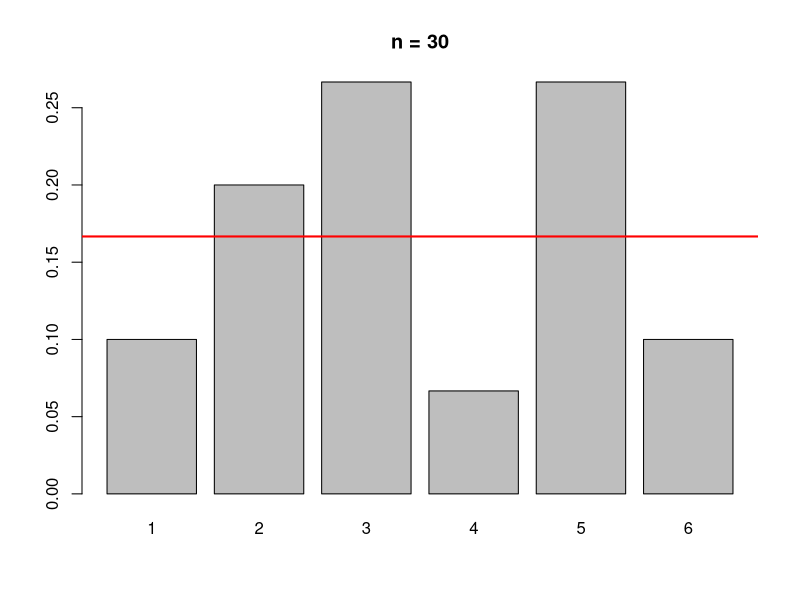
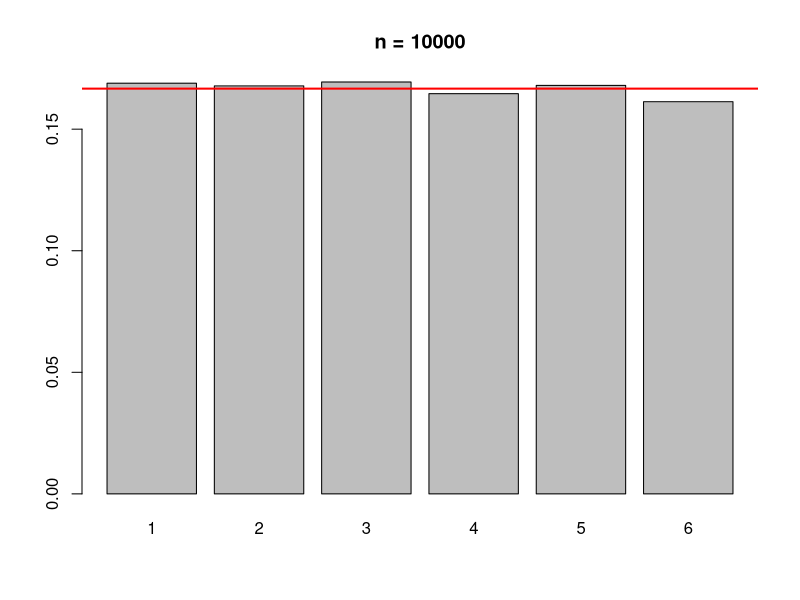

The R source for these figures, in order:
## ---- chunk 1
knitr::opts_chunk$set(echo = TRUE, eval = TRUE)
## ---- chunk 2
2 + 2

sqrt(16)

1 + 2 * 4

(1 + 2) * 4

3 + 5; 3 + 6  # las órdenes se separan por ;

pi  # R conoce pi
## ---- chunk 3
datos <- c(1, 5, 10, 3)

min(datos)
max(datos)
which.min(datos)
which.max(datos)
range(datos)
mean(datos)
median(datos)
sum(datos)

2 * datos

datos == 5
datos == 5 & datos == 1
datos == 5 | datos == 1

3 < 2
2 < 3 & 4 < 1
2 < 3 | 4 < 1
## ---- chunk 4
resultado_suma           <- 5 + 3
resultado_resta          <- 10 - 2
resultado_multiplicacion <- 4 * 6
resultado_division       <- 20 / 5
resultado_potenciacion   <- 2^3

# Imprimir los resultados
print(resultado_suma)
## ---- chunk 5
x1 <- TRUE                              # logical
x2 <- 3                                 # integer
x3 <- 3.4                              # numeric
x5 <- "Esto es una cadena de caracteres"  # string

ls.str()  # detalles de los objetos en memoria

# Conversiones de tipo
as.integer(x1)
as.integer(x3)

# Comprobaciones de tipo
is.integer(x1)
is.logical(x1)
## ---- chunk 6
x <- c(4.1 , 5, 6.35)
x <- c(7, x, 2)
x # Imprime el vector
mode(x) # Devuelve el tipo de datos del vector
length(x) # Devuelve el número de elementos del vector

y <- c("Hola", "Adios")
y
mode(y)

y <- c(y, x, TRUE)
y
mode(y)
length(y)
## ---- chunk 7
mi_vector <- c(1, 2, 3, 4, 5)
elemento <- mi_vector[2]
elemento
## ---- chunk 8
(x <- 1:5) 
# El operador : genera una secuencia de enteros consecutivos entre dos valores. Los paréntesis exteriores hacen que el resultado se imprima automáticamente.

seq(1, 5, 0.5)

seq(from = 1, to = 5, length = 9)

sample(1:6, size = 10, replace = TRUE)  # secuencias aleatorias
## ---- chunk 9
# Crear una matriz 3x3
mi_matriz <- matrix(1:9, nrow = 3, ncol = 3)
print(mi_matriz)

# Acceder al elemento en la segunda fila y tercera columna
elemento <- mi_matriz[2, 3]
print(elemento)

# Crear una matriz 2x4
matrix(1:8, nr = 2, nc = 4)
matrix(1:8, 2, 4)               # por columnas (como Fortran)
matrix(1:8, 2, 4, byrow = TRUE) # por filas

x <- matrix(1:6, 2, 3)
x[2, ]    # segunda fila
x[, 2]    # segunda columna
x[1, 1:2] # primera fila, columnas 1ª y 2ª
## ---- chunk 10
x <- array(1:24, dim = c(4, 3, 2))
x

x1 <- x[, , 1]; x1
x2 <- x[, 2, 1]; x2

cbind(x, c(50, 55))
rbind(x, c(50, 55, 60))
## ---- chunk 11
# Crear dos matrices
matriz_a <- matrix(1:4, nrow = 2)
matriz_b <- matrix(5:8, nrow = 2)

# Sumar las matrices
resultado_suma <- matriz_a + matriz_b
print(resultado_suma)

# Multiplicar las matrices (producto matricial)
resultado_multiplicacion <- matriz_a %*% matriz_b
print(resultado_multiplicacion)

# Transpuesta
mi_matriz <- matrix(1:6, nrow = 2)
matriz_transpuesta <- t(mi_matriz)
print(matriz_transpuesta)
## ---- chunk 12
temperatura <- c(20.37, 18.56, 18.4, 21.96, 29.53, 28.16,
                 36.38, 36.62, 40.03, 27.59, 22.15, 19.85)
humedad     <- c(88, 86, 81, 79, 80, 78, 71, 69, 78, 82, 85, 83)
lluvia      <- c(72, 33.9, 37.5, 36.6, 31, 16.6, 1.2, 6.8,
                 36.8, 30.8, 38.5, 22.7)

datos <- cbind(temperatura, humedad, lluvia)

rownames(datos) <- c("enero", "febrero", "marzo", "abril", "mayo",
                     "junio", "julio", "agosto", "septiembre",
                     "octubre", "noviembre", "diciembre")
colnames(datos)
datos

# Dimensiones
dim(datos)
nrow(datos)
ncol(datos)
## ---- chunk 13
temperatura <- c(20.37, 18.56, 18.4, 21.96, 29.53, 28.16,
                 36.38, 36.62, 40.03, 27.59, 22.15, 19.85)
humedad     <- c(88, 86, 81, 79, 80, 78, 71, 69, 78, 82, 85, 83)
lluvia      <- c(72, 33.9, 37.5, 36.6, 31, 16.6, 1.2, 6.8,
                 36.8, 30.8, 38.5, 22.7)
mes         <- c("enero", "febrero", "marzo", "abril", "mayo", "junio",
                 "julio", "agosto", "septiembre", "octubre",
                 "noviembre", "diciembre")

datos <- data.frame(mes, temperatura, humedad, lluvia)

# Acceder a una columna
datos$temperatura

# Resumen estadístico
summary(datos)
## ---- chunk 14
# Definir una función: suma de dos números
suma_dos_numeros <- function(a, b) {
  resultado <- a + b
  return(resultado)
}

# Llamar a la función
(resultado_suma <- suma_dos_numeros(5, 3))
## ---- chunk 15
# Números enteros aleatorios entre 1 y 100
numeros_enteros <- sample(1:100, 5, replace = TRUE)
numeros_enteros

# Distribución uniforme [0, 1]
numeros_aleatorios <- runif(10)
numeros_aleatorios

# Distribución Normal (media=0, sd=1)
datos_normal <- rnorm(100, mean = 0, sd = 1)

# Distribución Exponencial (tasa=0.1)
datos_exp <- rexp(50, rate = 0.1)

# Distribución de Poisson (lambda=2)
datos_poisson <- rpois(30, lambda = 2)

# Distribución Binomial (n=10 ensayos, p=0.3)
datos_binom <- rbinom(20, size = 10, prob = 0.3)
## ---- chunk 16
dado <- function(n = 30) {
  resultados   <- seq(1, 6)
  lanzamientos <- sample(resultados, n, rep = TRUE)
  frecuencias  <- table(lanzamientos) / n

  barplot(frecuencias, main = paste("n =", n))
  abline(h = 1/6, col = "red", lwd = 2)

  return(round(frecuencias, 3))
}

# Lanzar el dado 30 veces
dado(30)

# Lanzar el dado 10000 veces — ¿qué ocurre?
dado(10000)
## ---- chunk 17
# Escribe aquí tu función...
